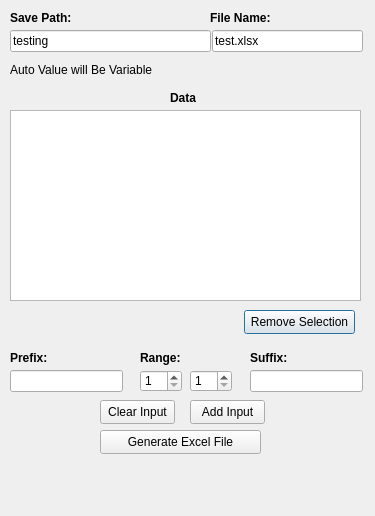
<?xml version="1.0" encoding="UTF-8"?>
<ui version="4.0">
 <class>dialog</class>
 <widget class="QDialog" name="dialog">
  <property name="geometry">
   <rect>
    <x>0</x>
    <y>0</y>
    <width>375</width>
    <height>516</height>
   </rect>
  </property>
  <property name="minimumSize">
   <size>
    <width>0</width>
    <height>0</height>
   </size>
  </property>
  <property name="windowTitle">
   <string>Auto Excel</string>
  </property>
  <widget class="QListWidget" name="list_of_executions">
   <property name="geometry">
    <rect>
     <x>10</x>
     <y>110</y>
     <width>351</width>
     <height>191</height>
    </rect>
   </property>
   <property name="alternatingRowColors">
    <bool>true</bool>
   </property>
  </widget>
  <widget class="QLineEdit" name="file_path_entry">
   <property name="geometry">
    <rect>
     <x>10</x>
     <y>30</y>
     <width>201</width>
     <height>22</height>
    </rect>
   </property>
   <property name="text">
    <string>testing</string>
   </property>
  </widget>
  <widget class="QLabel" name="directory_label">
   <property name="geometry">
    <rect>
     <x>10</x>
     <y>10</y>
     <width>71</width>
     <height>16</height>
    </rect>
   </property>
   <property name="font">
    <font>
     <bold>true</bold>
    </font>
   </property>
   <property name="text">
    <string>Save Path:</string>
   </property>
  </widget>
  <widget class="QLineEdit" name="file_name_entry">
   <property name="geometry">
    <rect>
     <x>212</x>
     <y>30</y>
     <width>151</width>
     <height>22</height>
    </rect>
   </property>
   <property name="text">
    <string>test.xlsx</string>
   </property>
  </widget>
  <widget class="QLabel" name="file_name_label">
   <property name="geometry">
    <rect>
     <x>210</x>
     <y>10</y>
     <width>61</width>
     <height>16</height>
    </rect>
   </property>
   <property name="font">
    <font>
     <bold>true</bold>
    </font>
   </property>
   <property name="text">
    <string>File Name:</string>
   </property>
  </widget>
  <widget class="QLabel" name="path_name_label">
   <property name="geometry">
    <rect>
     <x>10</x>
     <y>60</y>
     <width>351</width>
     <height>20</height>
    </rect>
   </property>
   <property name="text">
    <string>Auto Value will Be Variable</string>
   </property>
  </widget>
  <widget class="QLabel" name="data_label">
   <property name="geometry">
    <rect>
     <x>170</x>
     <y>90</y>
     <width>49</width>
     <height>16</height>
    </rect>
   </property>
   <property name="font">
    <font>
     <bold>true</bold>
    </font>
   </property>
   <property name="text">
    <string>Data</string>
   </property>
  </widget>
  <widget class="QLineEdit" name="prefix_entry">
   <property name="geometry">
    <rect>
     <x>10</x>
     <y>370</y>
     <width>113</width>
     <height>22</height>
    </rect>
   </property>
  </widget>
  <widget class="QLineEdit" name="suffix_entry">
   <property name="geometry">
    <rect>
     <x>250</x>
     <y>370</y>
     <width>113</width>
     <height>22</height>
    </rect>
   </property>
  </widget>
  <widget class="QSpinBox" name="min_spinBox">
   <property name="geometry">
    <rect>
     <x>140</x>
     <y>370</y>
     <width>42</width>
     <height>22</height>
    </rect>
   </property>
   <property name="minimum">
    <number>1</number>
   </property>
   <property name="maximum">
    <number>9999</number>
   </property>
  </widget>
  <widget class="QSpinBox" name="max_spinBox">
   <property name="geometry">
    <rect>
     <x>190</x>
     <y>370</y>
     <width>42</width>
     <height>22</height>
    </rect>
   </property>
   <property name="minimum">
    <number>1</number>
   </property>
   <property name="maximum">
    <number>9999</number>
   </property>
  </widget>
  <widget class="QLabel" name="prefix_label">
   <property name="geometry">
    <rect>
     <x>10</x>
     <y>350</y>
     <width>49</width>
     <height>16</height>
    </rect>
   </property>
   <property name="font">
    <font>
     <bold>true</bold>
    </font>
   </property>
   <property name="text">
    <string>Prefix:</string>
   </property>
  </widget>
  <widget class="QLabel" name="range_label">
   <property name="geometry">
    <rect>
     <x>140</x>
     <y>350</y>
     <width>49</width>
     <height>16</height>
    </rect>
   </property>
   <property name="font">
    <font>
     <bold>true</bold>
    </font>
   </property>
   <property name="text">
    <string>Range:</string>
   </property>
  </widget>
  <widget class="QLabel" name="suffix_label">
   <property name="geometry">
    <rect>
     <x>250</x>
     <y>350</y>
     <width>49</width>
     <height>16</height>
    </rect>
   </property>
   <property name="font">
    <font>
     <bold>true</bold>
    </font>
   </property>
   <property name="text">
    <string>Suffix:</string>
   </property>
  </widget>
  <widget class="QPushButton" name="remove_selection_button">
   <property name="geometry">
    <rect>
     <x>244</x>
     <y>310</y>
     <width>111</width>
     <height>24</height>
    </rect>
   </property>
   <property name="text">
    <string>Remove Selection</string>
   </property>
  </widget>
  <widget class="QPushButton" name="clear_button">
   <property name="geometry">
    <rect>
     <x>100</x>
     <y>400</y>
     <width>75</width>
     <height>24</height>
    </rect>
   </property>
   <property name="text">
    <string>Clear Input</string>
   </property>
  </widget>
  <widget class="QPushButton" name="add_input_button">
   <property name="geometry">
    <rect>
     <x>190</x>
     <y>400</y>
     <width>75</width>
     <height>24</height>
    </rect>
   </property>
   <property name="text">
    <string>Add Input</string>
   </property>
  </widget>
  <widget class="QLabel" name="error_info_label">
   <property name="geometry">
    <rect>
     <x>10</x>
     <y>460</y>
     <width>351</width>
     <height>51</height>
    </rect>
   </property>
   <property name="font">
    <font>
     <underline>false</underline>
    </font>
   </property>
   <property name="frameShape">
    <enum>QFrame::NoFrame</enum>
   </property>
   <property name="text">
    <string/>
   </property>
  </widget>
  <widget class="QPushButton" name="generate_excel_button">
   <property name="geometry">
    <rect>
     <x>100</x>
     <y>430</y>
     <width>161</width>
     <height>24</height>
    </rect>
   </property>
   <property name="text">
    <string>Generate Excel File</string>
   </property>
  </widget>
 </widget>
 <resources/>
 <connections/>
</ui>
